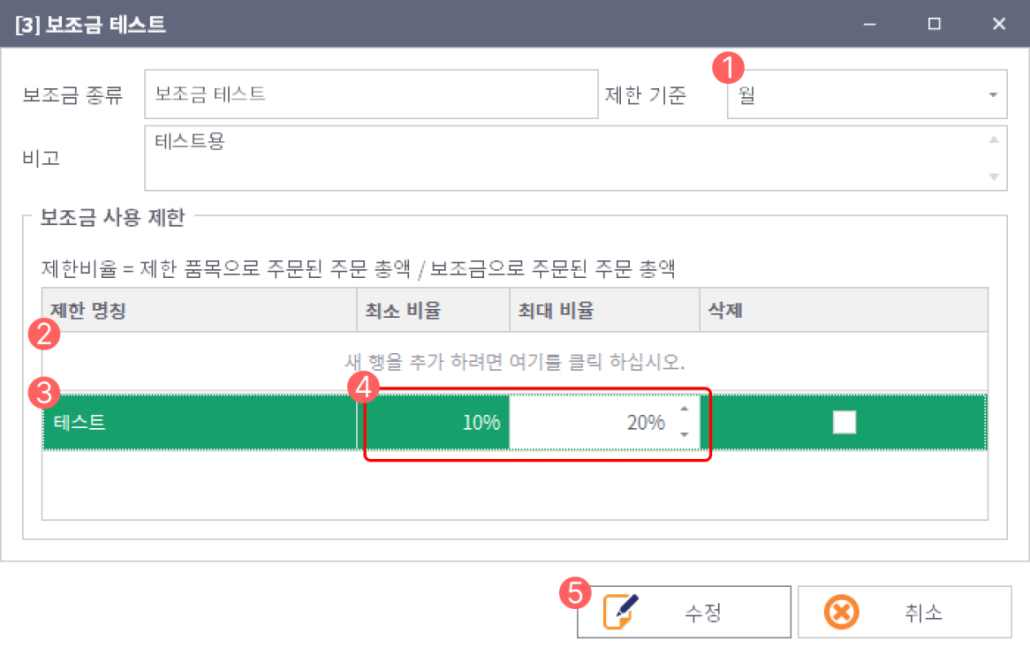
#> input picture data/pdf_images/14c45e70-86b7-4934-b8d8-598076532f92/p10_img1.jpeg, 1030 x 662 px
$ python -i maskPDF.py   (imports and definitions only)
#> lines starting #> are read from the running program, lines starting #| are printed output that depends on the picture; after the words box and inside, x2 and y2 are one past the last pixel; in counts of white or black regions, pixels touching at a corner belong together
#> further down, picture is the input picture: shape (662, 1030, 3); mean B, G, R 230.7, 232.3, 225.6
# services/parsing/maskPDF.py

"""
maskPDF.py

functions:
    maskPDF             | PDF 페이지 렌더링 후 텍스트/이미지 영역을 마스킹 및 전처리

helpers:
    _renderPage         | PDF 페이지를 고정 DPI로 렌더링
    _collectPageBBoxes  | 페이지별 텍스트/이미지 bbox 수집
    _maskPage           | 페이지 이미지 위에 bbox 영역 마스킹
    _preprocessForOCR   | OCR 목적의 전처리(그레이스케일, 노이즈 제거, 블러, 이진화)

PDF 경로와 extractPDF의 결과를 입력으로 받아 각 페이지를 렌더링.
미리 추출된 텍스트/이미지 영역을 흰색으로 마스킹 및 이진화 (OCR 전처리)
이후 좌표계 재변환에 필요한 메타데이터를 MaskedPage 형태로 반환하는 스크립트.
"""
import cv2
import fitz
import logging
import numpy as np

from services.schemas.pdfSchemas import (
    BBox,
    MaskedPage,
    PDFExtractionResult,
)

logger = logging.getLogger(__name__)

# Global VARs
RENDER_DPI = 300
MASK_COLOR = (255, 255, 255)

# [84 lines left out: functions _renderPage, _collectPageBBoxes, _maskPage, not called in this run]

def _preprocessForOCR(image: "np.ndarray") -> "np.ndarray":
    """
    helper: _preprocessForOCR
    입력: 마스킹까지 끝난 BGR 이미지, 출력: OCR용 이진화 이미지

    OCR을 위한 전처리 파이프라인.
    - BGR -> GRAY
    - fastNlMeansDenoising으로 노이즈 제거
    - GaussianBlur로 부드럽게 처리
    - adaptiveThreshold로 이진화
    """
    # 이미지 예외처리
    if image is None or image.size == 0:
        return image

    try:
        gray = cv2.cvtColor(image, cv2.COLOR_BGR2GRAY)
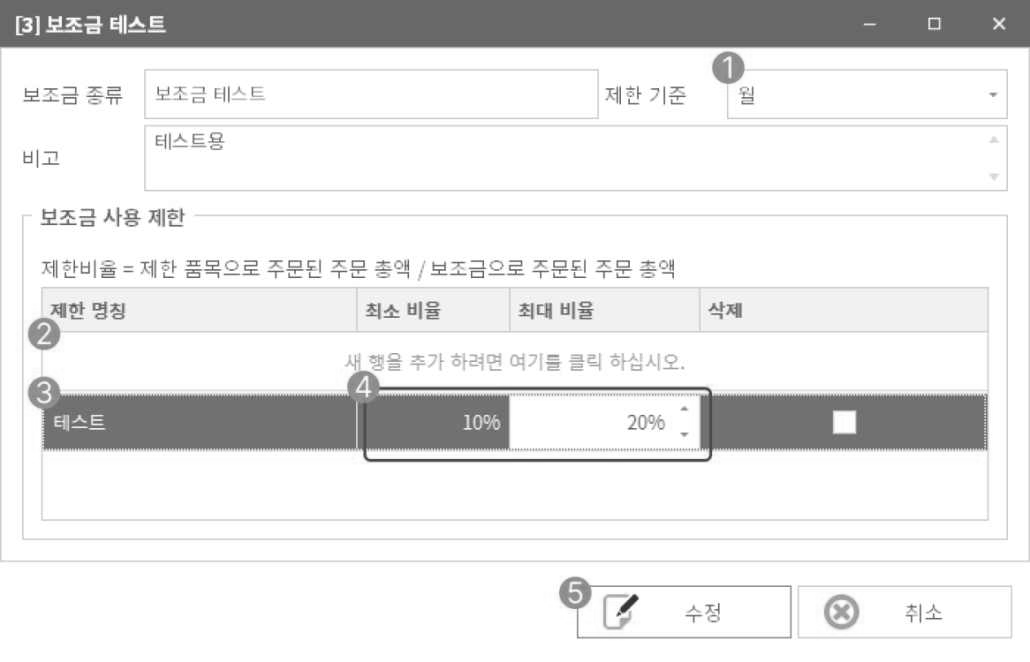
#> gray: shape (662, 1030); min 40, max 255, mean 230.1
    except Exception as e:
        logger.exception("그레이스케일 변환 중 오류 발생: error=%s", e)
        return image

    try:
        denoised = cv2.fastNlMeansDenoising(gray, None, 30, 7, 21)
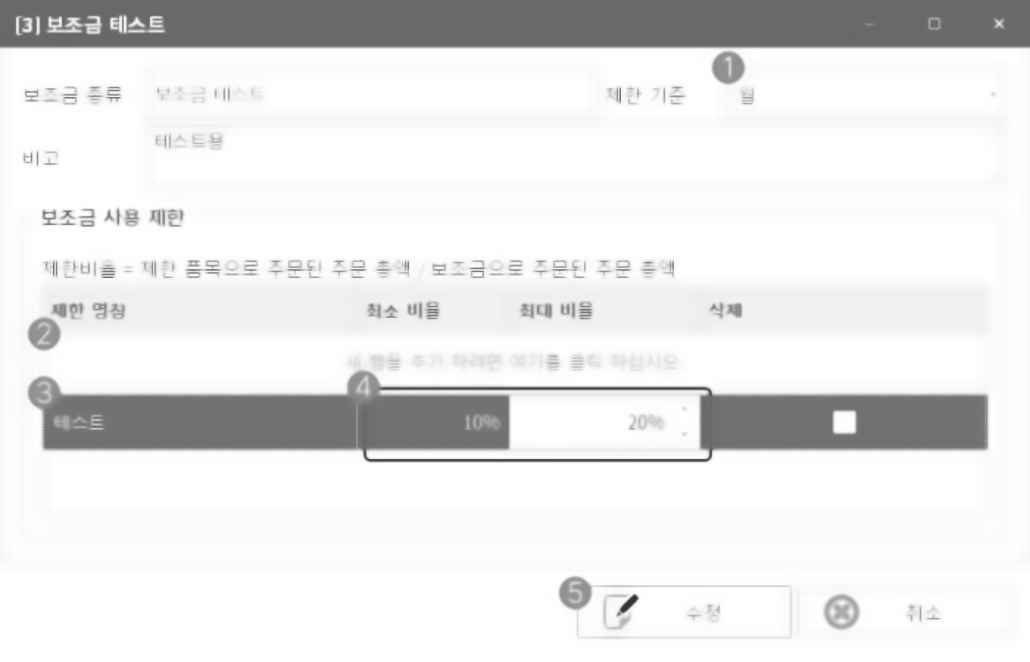
#> denoised: shape (662, 1030); min 51, max 255, mean 230.8
        blurred = cv2.GaussianBlur(denoised, (3, 3), 0)
        binary = cv2.adaptiveThreshold(
            blurred,
            255,
            cv2.ADAPTIVE_THRESH_GAUSSIAN_C,
            cv2.THRESH_BINARY,
            31,
            15,
        )
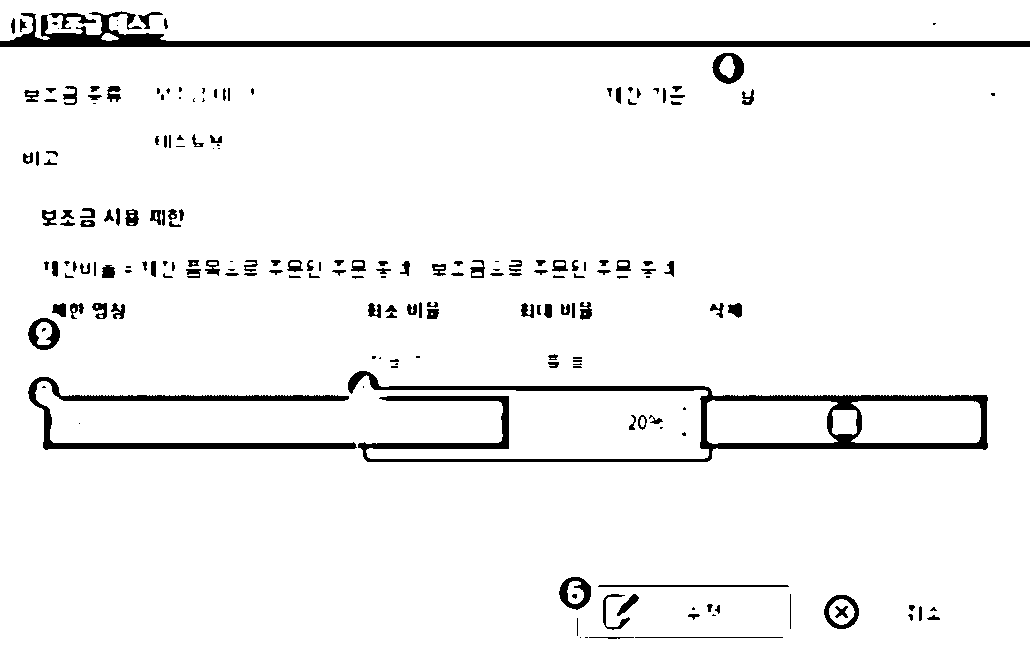
#> binary: shape (662, 1030); 95.2% white; 200 black regions (57 under 20 px), largest, box (x1, y1, x2, y2) and area: (348, 371, 988, 462) 9222, (0, 11, 1030, 47) 7697, (28, 377, 357, 450) 4054
    # 전처리 실패 시 최소한 GRAY 이미지는 반환하여 OCR이 시도는 가능하도록 함
    except Exception as e:
        logger.exception("이미지 전처리(노이즈 제거/블러/이진화) 중 오류 발생: error=%s", e)
        return gray

    return binary

# [91 lines left out: function maskPDF, not called in this run]

__all__ = ["maskPDF"]

>>> import cv2
>>> picture = cv2.imread('../../data/pdf_images/14c45e70-86b7-4934-b8d8-598076532f92/p10_img1.jpeg')
>>> result = _preprocessForOCR(picture)

$ run again, on data/pdf_images/14c45e70-86b7-4934-b8d8-598076532f92/p11_img1.jpeg
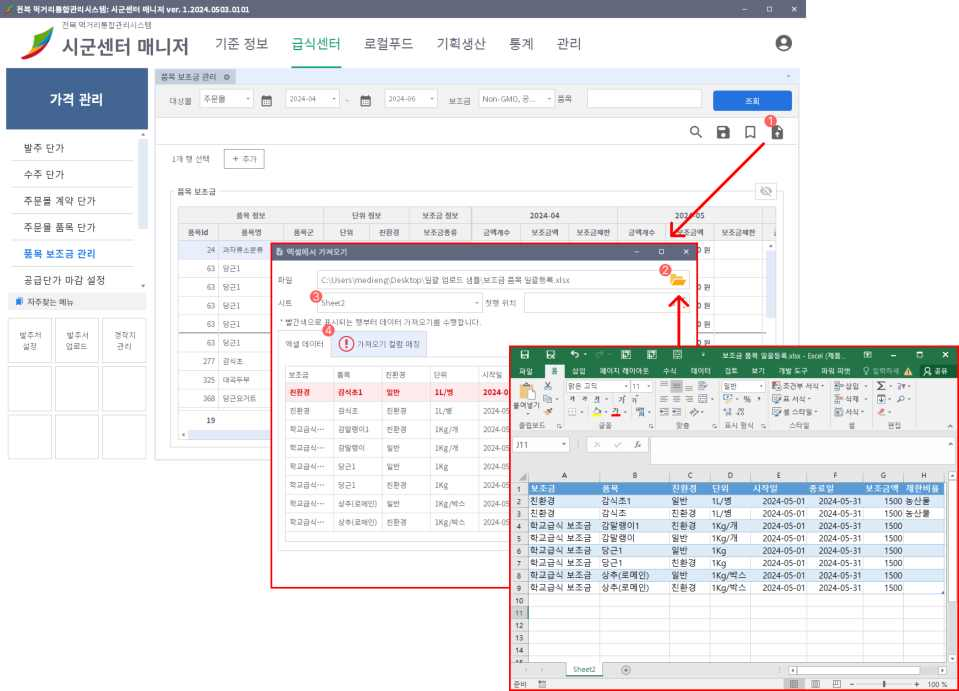
#> input picture data/pdf_images/14c45e70-86b7-4934-b8d8-598076532f92/p11_img1.jpeg, 959 x 691 px
#> picture is the input picture: shape (691, 959, 3); mean B, G, R 235.3, 233.6, 232
#> in _preprocessForOCR, `denoised = cv2.fastNlMeansDenoising(gray, None, 30, 7, 21)`:
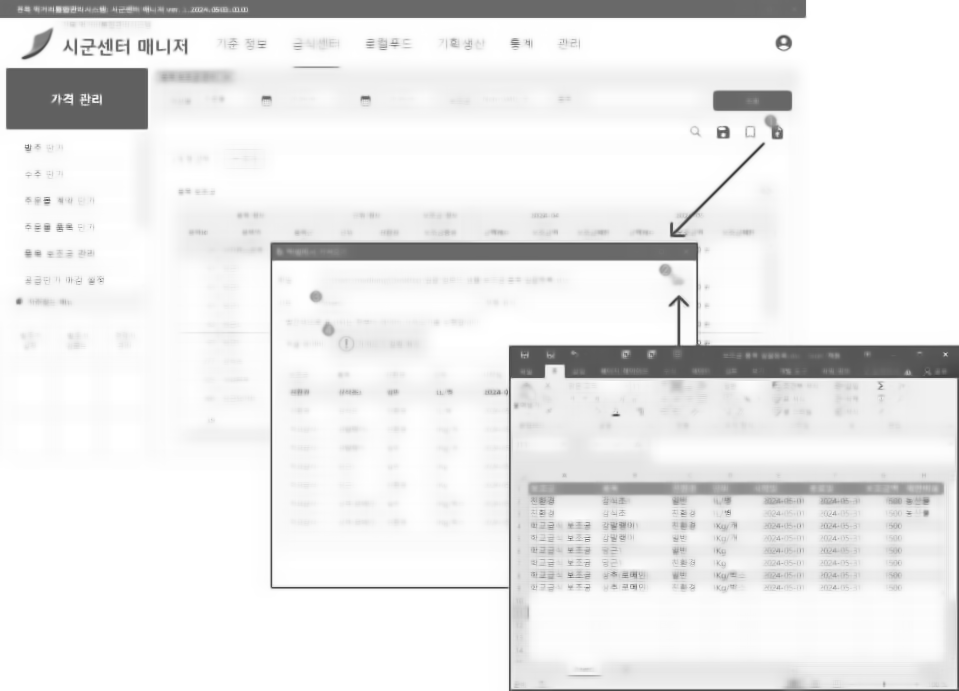
#> denoised: shape (691, 959); min 62, max 255, mean 234.4
#> in _preprocessForOCR, `binary = cv2.adaptiveThreshold( blurred, 255, cv2.ADAPTIVE_THRESH_GAUS..`:
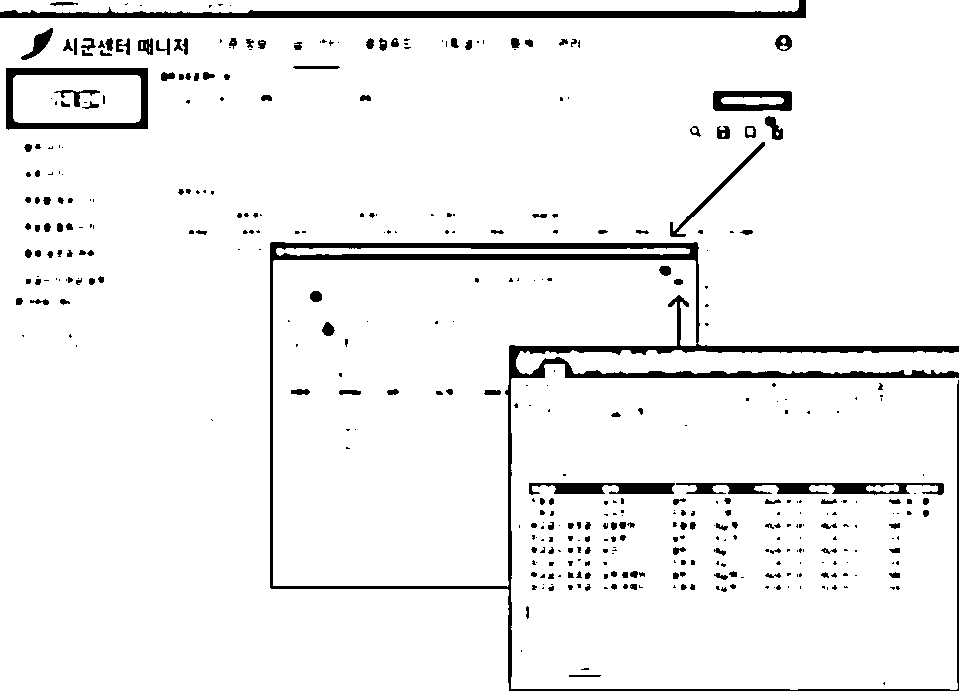
#> binary: shape (691, 959); 94.3% white; 413 black regions (236 under 20 px), largest, box (x1, y1, x2, y2) and area: (270, 242, 959, 691) 15394, (0, 0, 806, 18) 5345, (6, 68, 148, 130) 2548

$ run again, on data/pdf_images/14c45e70-86b7-4934-b8d8-598076532f92/p12_img1.jpeg
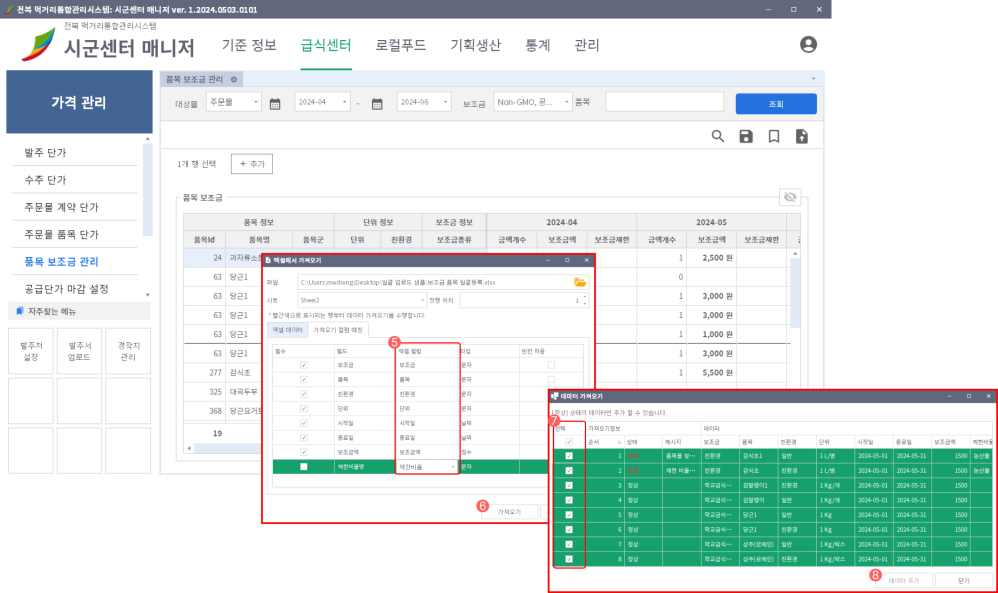
#> input picture data/pdf_images/14c45e70-86b7-4934-b8d8-598076532f92/p12_img1.jpeg, 998 x 593 px
#> picture is the input picture: shape (593, 998, 3); mean B, G, R 228.3, 230.5, 219.5
#> in _preprocessForOCR, `denoised = cv2.fastNlMeansDenoising(gray, None, 30, 7, 21)`:
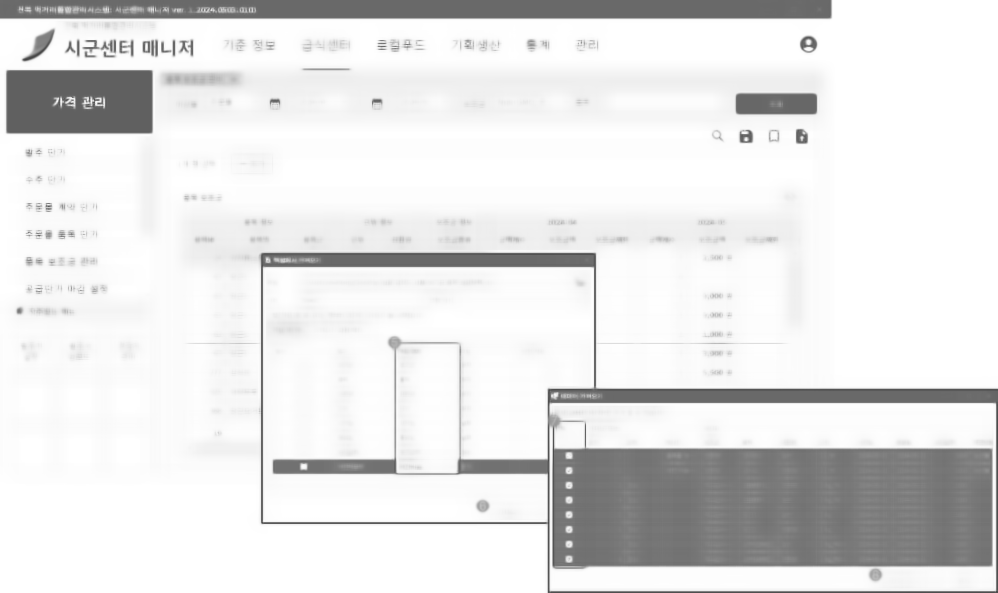
#> denoised: shape (593, 998); min 66, max 255, mean 227.7
#> in _preprocessForOCR, `binary = cv2.adaptiveThreshold( blurred, 255, cv2.ADAPTIVE_THRESH_GAUS..`:
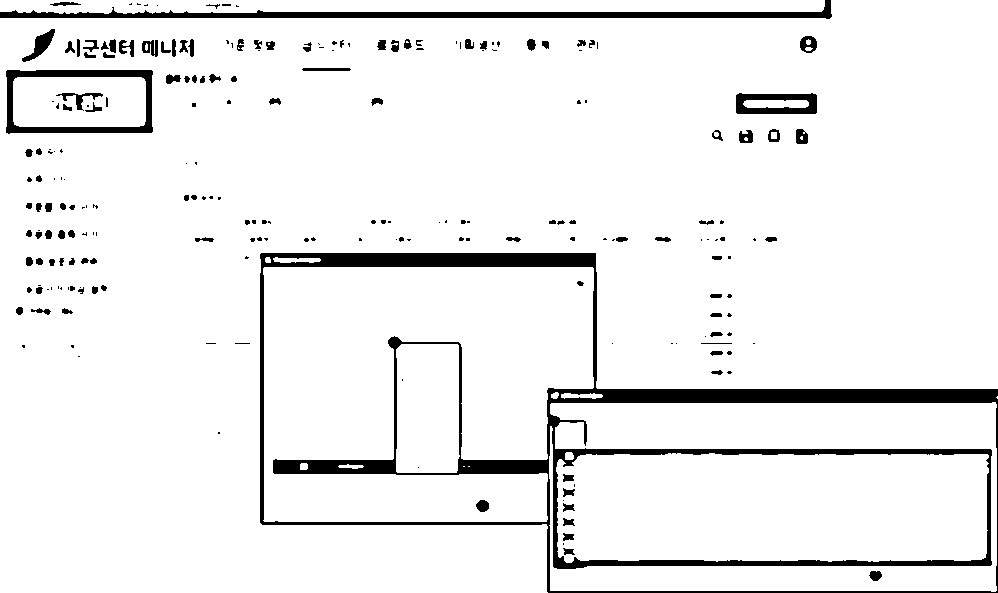
#> binary: shape (593, 998); 93.3% white; 220 black regions (111 under 20 px), largest, box (x1, y1, x2, y2) and area: (260, 253, 998, 593) 24441, (0, 0, 832, 19) 4898, (6, 70, 153, 134) 2531

$ run again, on data/pdf_images/14c45e70-86b7-4934-b8d8-598076532f92/p13_img1.jpeg
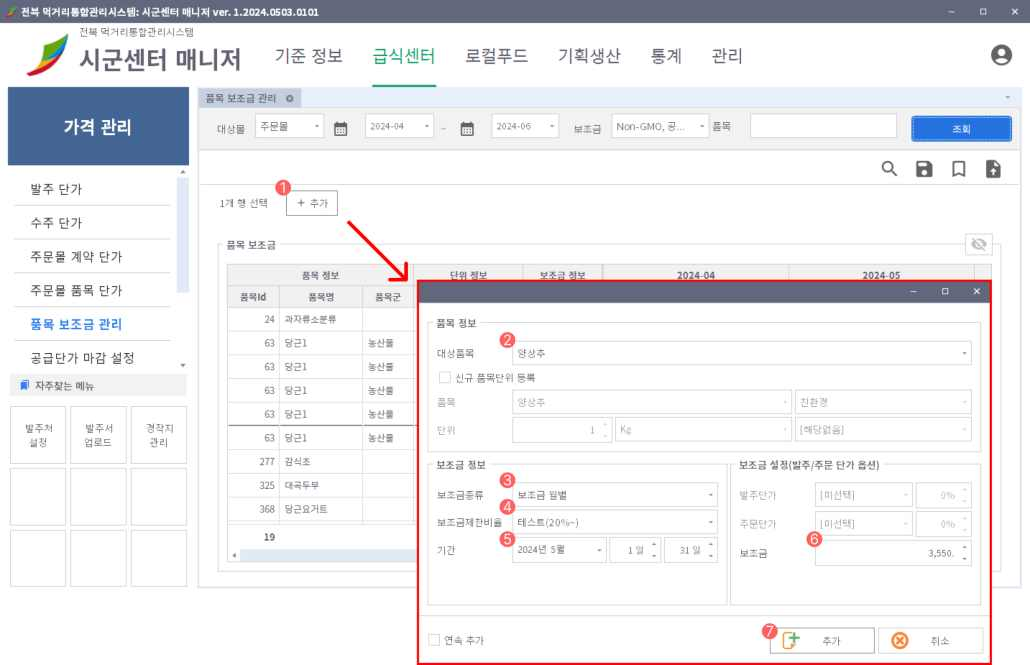
#> input picture data/pdf_images/14c45e70-86b7-4934-b8d8-598076532f92/p13_img1.jpeg, 1030 x 665 px
#> picture is the input picture: shape (665, 1030, 3); mean B, G, R 238.5, 235.9, 236
#> in _preprocessForOCR, `denoised = cv2.fastNlMeansDenoising(gray, None, 30, 7, 21)`:
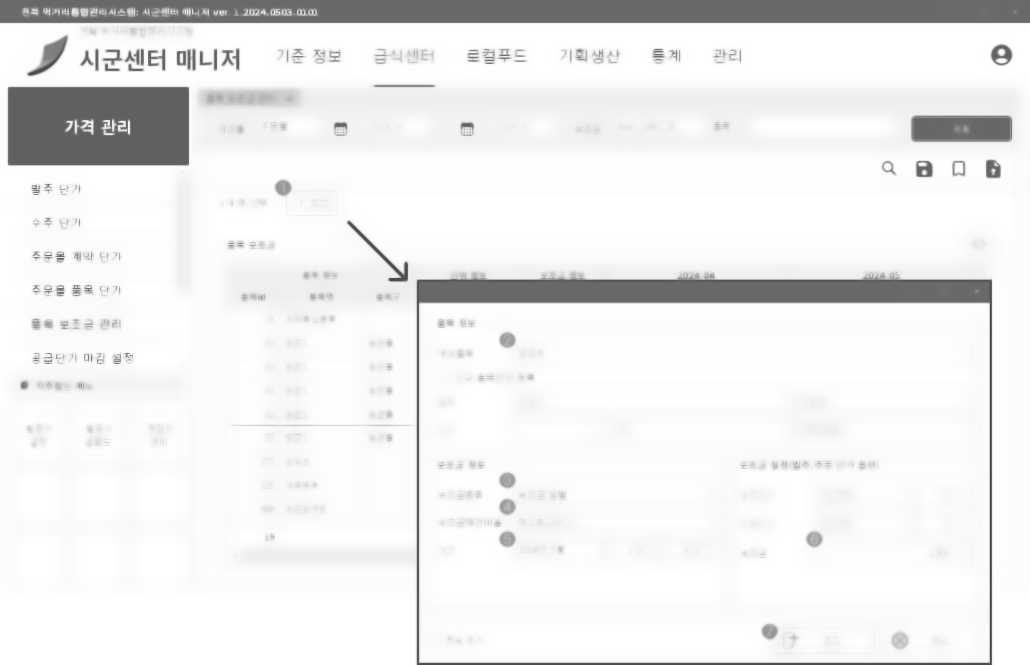
#> denoised: shape (665, 1030); min 65, max 255, mean 237.1
#> in _preprocessForOCR, `binary = cv2.adaptiveThreshold( blurred, 255, cv2.ADAPTIVE_THRESH_GAUS..`:
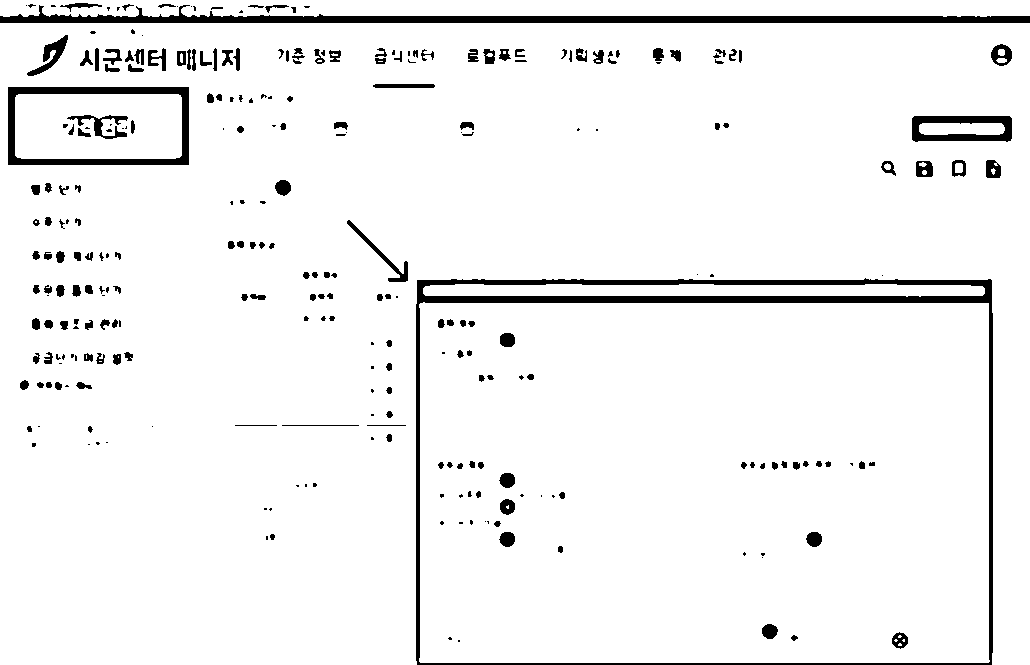
#> binary: shape (665, 1030); 94.8% white; 279 black regions (97 under 20 px), largest, box (x1, y1, x2, y2) and area: (416, 278, 993, 665) 11001, (0, 5, 1030, 23) 7306, (8, 87, 189, 165) 3291
